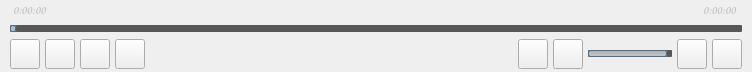
<?xml version="1.0" encoding="UTF-8"?>
<ui version="4.0">
 <class>ControlBar</class>
 <widget class="QWidget" name="ControlBar">
  <property name="geometry">
   <rect>
    <x>0</x>
    <y>0</y>
    <width>752</width>
    <height>72</height>
   </rect>
  </property>
  <property name="mouseTracking">
   <bool>true</bool>
  </property>
  <property name="windowTitle">
   <string>ControlBar</string>
  </property>
  <property name="styleSheet">
   <string notr="true"/>
  </property>
  <layout class="QVBoxLayout" name="verticalLayout">
   <property name="spacing">
    <number>0</number>
   </property>
   <property name="leftMargin">
    <number>0</number>
   </property>
   <property name="topMargin">
    <number>0</number>
   </property>
   <property name="rightMargin">
    <number>0</number>
   </property>
   <property name="bottomMargin">
    <number>0</number>
   </property>
   <item>
    <widget class="QWidget" name="widget" native="true">
     <property name="maximumSize">
      <size>
       <width>16777215</width>
       <height>16777215</height>
      </size>
     </property>
     <property name="mouseTracking">
      <bool>true</bool>
     </property>
     <property name="styleSheet">
      <string notr="true"/>
     </property>
     <layout class="QGridLayout" name="gridLayout">
      <property name="leftMargin">
       <number>10</number>
      </property>
      <property name="topMargin">
       <number>0</number>
      </property>
      <property name="rightMargin">
       <number>10</number>
      </property>
      <property name="bottomMargin">
       <number>0</number>
      </property>
      <property name="horizontalSpacing">
       <number>0</number>
      </property>
      <property name="verticalSpacing">
       <number>2</number>
      </property>
      <item row="0" column="0">
       <widget class="QTimeEdit" name="playedEdt">
        <property name="enabled">
         <bool>false</bool>
        </property>
        <property name="maximumSize">
         <size>
          <width>16777215</width>
          <height>20</height>
         </size>
        </property>
        <property name="font">
         <font>
          <family>Comic Sans MS</family>
         </font>
        </property>
        <property name="focusPolicy">
         <enum>Qt::NoFocus</enum>
        </property>
        <property name="frame">
         <bool>false</bool>
        </property>
        <property name="alignment">
         <set>Qt::AlignCenter</set>
        </property>
        <property name="readOnly">
         <bool>true</bool>
        </property>
        <property name="buttonSymbols">
         <enum>QAbstractSpinBox::NoButtons</enum>
        </property>
        <property name="keyboardTracking">
         <bool>true</bool>
        </property>
        <property name="displayFormat">
         <string>H:mm:ss</string>
        </property>
       </widget>
      </item>
      <item row="0" column="1">
       <spacer name="hs1">
        <property name="orientation">
         <enum>Qt::Horizontal</enum>
        </property>
        <property name="sizeHint" stdset="0">
         <size>
          <width>653</width>
          <height>10</height>
         </size>
        </property>
       </spacer>
      </item>
      <item row="0" column="2">
       <widget class="QTimeEdit" name="totalEdt">
        <property name="enabled">
         <bool>false</bool>
        </property>
        <property name="maximumSize">
         <size>
          <width>16777215</width>
          <height>20</height>
         </size>
        </property>
        <property name="font">
         <font>
          <family>Comic Sans MS</family>
         </font>
        </property>
        <property name="focusPolicy">
         <enum>Qt::NoFocus</enum>
        </property>
        <property name="frame">
         <bool>false</bool>
        </property>
        <property name="alignment">
         <set>Qt::AlignCenter</set>
        </property>
        <property name="readOnly">
         <bool>true</bool>
        </property>
        <property name="buttonSymbols">
         <enum>QAbstractSpinBox::NoButtons</enum>
        </property>
        <property name="displayFormat">
         <string>H:mm:ss</string>
        </property>
       </widget>
      </item>
      <item row="1" column="0" colspan="3">
       <widget class="Slider" name="slider">
        <property name="enabled">
         <bool>true</bool>
        </property>
        <property name="maximumSize">
         <size>
          <width>16777215</width>
          <height>15</height>
         </size>
        </property>
        <property name="focusPolicy">
         <enum>Qt::NoFocus</enum>
        </property>
        <property name="toolTip">
         <string>00:00:00</string>
        </property>
        <property name="styleSheet">
         <string notr="true">QSlider::groove:horizontal 
{
	border: 1px solid #4A708B;
	background: #C0C0C0;
	height: 5px;
	border-radius: 1px;
	padding-left:-1px;
	padding-right:-1px;
}

QSlider::sub-page:horizontal 
{
	background: qlineargradient(x1:0, y1:0, x2:0, y2:1, stop:0 #B1B1B1, stop:1 #c4c4c4);
	background: qlineargradient(x1: 0, y1: 0.2, x2: 1, y2: 1, 
								stop: 0 #5DCCFF, stop: 1 #1874CD);
	border: 1px solid #4A708B;
	height: 10px;
	border-radius: 2px;
}

QSlider::add-page:horizontal
{
	background: #575757;
	border: 0px solid #777;
	height: 10px;
	border-radius: 2px;
}

QSlider::handle:horizontal 
{
    background: qradialgradient(spread:pad, cx:0.5, cy:0.5, radius:0.5, fx:0.5, fy:0.5, 
    stop:0.6 #45ADED, stop:0.778409 rgba(255, 255, 255, 255));
    width: 11px;
    margin-top: -3px;
    margin-bottom: -3px;
    border-radius: 5px;
}

QSlider::handle:horizontal:hover {
    background: qradialgradient(spread:pad, cx:0.5, cy:0.5, radius:0.5, fx:0.5, fy:0.5, 
	stop:0.6 #2A8BDA, stop:0.778409 rgba(255, 255, 255, 255));
    width: 11px;
    margin-top: -3px;
    margin-bottom: -3px;
    border-radius: 5px;
}

QSlider::sub-page:horizontal:disabled 
{
	background: #00009C;
	border-color: #999;
}

QSlider::handle:horizontal:disabled 
{
	background: qradialgradient(spread:pad, cx:0.5, cy:0.5, radius:0.5, fx:0.5, fy:0.5, 
	stop:0.6 #00009C, stop:0.778409 rgba(255, 255, 255, 255));
}</string>
        </property>
        <property name="maximum">
         <number>999</number>
        </property>
        <property name="value">
         <number>0</number>
        </property>
        <property name="orientation">
         <enum>Qt::Horizontal</enum>
        </property>
       </widget>
      </item>
     </layout>
    </widget>
   </item>
   <item>
    <widget class="QWidget" name="widget2" native="true">
     <property name="mouseTracking">
      <bool>true</bool>
     </property>
     <layout class="QHBoxLayout" name="horizontalLayout">
      <property name="spacing">
       <number>5</number>
      </property>
      <property name="leftMargin">
       <number>10</number>
      </property>
      <property name="topMargin">
       <number>0</number>
      </property>
      <property name="rightMargin">
       <number>10</number>
      </property>
      <property name="bottomMargin">
       <number>0</number>
      </property>
      <item>
       <widget class="Button" name="btnPlayOrPause">
        <property name="sizePolicy">
         <sizepolicy hsizetype="Minimum" vsizetype="Fixed">
          <horstretch>0</horstretch>
          <verstretch>0</verstretch>
         </sizepolicy>
        </property>
        <property name="minimumSize">
         <size>
          <width>30</width>
          <height>30</height>
         </size>
        </property>
        <property name="maximumSize">
         <size>
          <width>30</width>
          <height>30</height>
         </size>
        </property>
        <property name="focusPolicy">
         <enum>Qt::NoFocus</enum>
        </property>
        <property name="toolTip">
         <string>播放</string>
        </property>
        <property name="styleSheet">
         <string notr="true">nihao1</string>
        </property>
        <property name="text">
         <string/>
        </property>
       </widget>
      </item>
      <item>
       <widget class="Button" name="btnStop">
        <property name="minimumSize">
         <size>
          <width>30</width>
          <height>30</height>
         </size>
        </property>
        <property name="maximumSize">
         <size>
          <width>30</width>
          <height>30</height>
         </size>
        </property>
        <property name="focusPolicy">
         <enum>Qt::NoFocus</enum>
        </property>
        <property name="toolTip">
         <string>停止</string>
        </property>
        <property name="text">
         <string/>
        </property>
       </widget>
      </item>
      <item>
       <widget class="Button" name="btnPrev">
        <property name="minimumSize">
         <size>
          <width>30</width>
          <height>30</height>
         </size>
        </property>
        <property name="maximumSize">
         <size>
          <width>30</width>
          <height>30</height>
         </size>
        </property>
        <property name="focusPolicy">
         <enum>Qt::NoFocus</enum>
        </property>
        <property name="toolTip">
         <string>上一个</string>
        </property>
        <property name="text">
         <string/>
        </property>
       </widget>
      </item>
      <item>
       <widget class="Button" name="btnNext">
        <property name="minimumSize">
         <size>
          <width>30</width>
          <height>30</height>
         </size>
        </property>
        <property name="maximumSize">
         <size>
          <width>30</width>
          <height>30</height>
         </size>
        </property>
        <property name="focusPolicy">
         <enum>Qt::NoFocus</enum>
        </property>
        <property name="toolTip">
         <string>下一个</string>
        </property>
        <property name="text">
         <string/>
        </property>
       </widget>
      </item>
      <item>
       <spacer name="hs2">
        <property name="orientation">
         <enum>Qt::Horizontal</enum>
        </property>
        <property name="sizeHint" stdset="0">
         <size>
          <width>40</width>
          <height>20</height>
         </size>
        </property>
       </spacer>
      </item>
      <item>
       <widget class="Button" name="btnPlaySpeed">
        <property name="minimumSize">
         <size>
          <width>30</width>
          <height>30</height>
         </size>
        </property>
        <property name="maximumSize">
         <size>
          <width>30</width>
          <height>30</height>
         </size>
        </property>
        <property name="focusPolicy">
         <enum>Qt::NoFocus</enum>
        </property>
        <property name="toolTip">
         <string>倍速</string>
        </property>
        <property name="text">
         <string/>
        </property>
       </widget>
      </item>
      <item>
       <widget class="Button" name="btnVolume">
        <property name="minimumSize">
         <size>
          <width>30</width>
          <height>30</height>
         </size>
        </property>
        <property name="maximumSize">
         <size>
          <width>30</width>
          <height>30</height>
         </size>
        </property>
        <property name="focusPolicy">
         <enum>Qt::NoFocus</enum>
        </property>
        <property name="toolTip">
         <string>音量</string>
        </property>
        <property name="text">
         <string/>
        </property>
       </widget>
      </item>
      <item>
       <widget class="QSlider" name="vslider">
        <property name="sizePolicy">
         <sizepolicy hsizetype="Minimum" vsizetype="Fixed">
          <horstretch>0</horstretch>
          <verstretch>0</verstretch>
         </sizepolicy>
        </property>
        <property name="styleSheet">
         <string notr="true">QSlider::groove:horizontal 
{
	border: 1px solid #4A708B;
	background: #C0C0C0;
	height: 5px;
	border-radius: 1px;
	padding-left:-1px;
	padding-right:-1px;
}

QSlider::sub-page:horizontal 
{
	background: qlineargradient(x1:0, y1:0, x2:0, y2:1, stop:0 #B1B1B1, stop:1 #c4c4c4);
	background: qlineargradient(x1: 0, y1: 0.2, x2: 1, y2: 1, 
								stop: 0 #5DCCFF, stop: 1 #1874CD);
	border: 1px solid #4A708B;
	height: 10px;
	border-radius: 2px;
}

QSlider::add-page:horizontal
{
	background: #575757;
	border: 0px solid #777;
	height: 10px;
	border-radius: 2px;
}

QSlider::handle:horizontal 
{
    background: qradialgradient(spread:pad, cx:0.5, cy:0.5, radius:0.5, fx:0.5, fy:0.5, 
    stop:0.6 #45ADED, stop:0.778409 rgba(255, 255, 255, 255));
    width: 11px;
    margin-top: -3px;
    margin-bottom: -3px;
    border-radius: 5px;
}

QSlider::handle:horizontal:hover {
    background: qradialgradient(spread:pad, cx:0.5, cy:0.5, radius:0.5, fx:0.5, fy:0.5, 
	stop:0.6 #2A8BDA, stop:0.778409 rgba(255, 255, 255, 255));
    width: 11px;
    margin-top: -3px;
    margin-bottom: -3px;
    border-radius: 5px;
}

QSlider::sub-page:horizontal:disabled 
{
	background: #00009C;
	border-color: #999;
}

QSlider::handle:horizontal:disabled 
{
	background: qradialgradient(spread:pad, cx:0.5, cy:0.5, radius:0.5, fx:0.5, fy:0.5, 
	stop:0.6 #00009C, stop:0.778409 rgba(255, 255, 255, 255));
}</string>
        </property>
        <property name="value">
         <number>99</number>
        </property>
        <property name="orientation">
         <enum>Qt::Horizontal</enum>
        </property>
       </widget>
      </item>
      <item>
       <widget class="Button" name="btnSetting">
        <property name="minimumSize">
         <size>
          <width>30</width>
          <height>30</height>
         </size>
        </property>
        <property name="maximumSize">
         <size>
          <width>30</width>
          <height>30</height>
         </size>
        </property>
        <property name="focusPolicy">
         <enum>Qt::NoFocus</enum>
        </property>
        <property name="toolTip">
         <string>设置</string>
        </property>
        <property name="text">
         <string/>
        </property>
       </widget>
      </item>
      <item>
       <widget class="Button" name="btnList">
        <property name="minimumSize">
         <size>
          <width>30</width>
          <height>30</height>
         </size>
        </property>
        <property name="maximumSize">
         <size>
          <width>30</width>
          <height>30</height>
         </size>
        </property>
        <property name="focusPolicy">
         <enum>Qt::NoFocus</enum>
        </property>
        <property name="toolTip">
         <string>显示/关闭列表</string>
        </property>
        <property name="text">
         <string/>
        </property>
       </widget>
      </item>
     </layout>
    </widget>
   </item>
  </layout>
 </widget>
 <layoutdefault spacing="6" margin="11"/>
 <customwidgets>
  <customwidget>
   <class>Button</class>
   <extends>QPushButton</extends>
   <header>Button.h</header>
  </customwidget>
  <customwidget>
   <class>Slider</class>
   <extends>QSlider</extends>
   <header>Slider.h</header>
  </customwidget>
 </customwidgets>
 <resources/>
 <connections/>
</ui>
